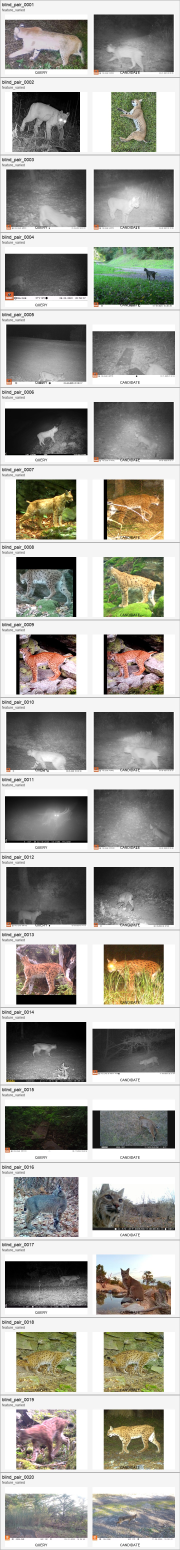
#> input picture paper/photos/blind_reliability_contact_sheets/batch_01_blind_pair_0001_blind_pair_0020.jpg, 720 x 6200 px (shown at 1/4 size)
$ python -i build_phase19_bobcat_wild_pixel_clarity_queue.py   (imports and definitions only)
#> lines starting #> are read from the running program, lines starting #| are printed output that depends on the picture
#!/usr/bin/env python3
"""Build a pixel-based Bobcat-wild clarity queue.

This re-scores the body-gate queue by reading pixels from the original images.
It avoids fixed absolute thresholds as much as possible: images are ranked by
within-dataset percentiles of multi-scale sharpness and high-frequency detail.
"""

from __future__ import annotations

import csv
import json
import math
from datetime import datetime, timezone
from pathlib import Path
from typing import Any

import numpy as np
import pandas as pd
from PIL import Image, ImageFilter


PROJECT_ROOT = Path(__file__).resolve().parents[1]
INPUT = PROJECT_ROOT / "outputs/phase19/phase19_bobcat_wild_body_gate/bobcat_wild_blur_pass_body_gate_queue.csv"
OUT_DIR = PROJECT_ROOT / "outputs/phase19/phase19_bobcat_wild_pixel_clarity_v2"


def laplacian_variance(gray: np.ndarray) -> float:
    if gray.shape[0] < 3 or gray.shape[1] < 3:
        return 0.0
    lap = (
        -4.0 * gray[1:-1, 1:-1]
        + gray[:-2, 1:-1]
        + gray[2:, 1:-1]
        + gray[1:-1, :-2]
        + gray[1:-1, 2:]
    )
    return float(np.var(lap))


def gradient_metrics(gray: np.ndarray) -> tuple[float, float, float]:
    if gray.shape[0] < 2 or gray.shape[1] < 2:
        return 0.0, 0.0, 0.0
    dx = np.diff(gray, axis=1)
    dy = np.diff(gray, axis=0)
    grad = np.sqrt(dx[:-1, :] ** 2 + dy[:, :-1] ** 2)
    return float(np.mean(grad)), float(np.percentile(grad, 90)), float(np.mean(grad > 18.0))


def local_contrast(gray: np.ndarray, grid: int = 8) -> float:
    h, w = gray.shape
    values: list[float] = []
    for y0 in np.linspace(0, h, grid + 1, dtype=int)[:-1]:
        y1 = min(h, y0 + max(1, h // grid))
        for x0 in np.linspace(0, w, grid + 1, dtype=int)[:-1]:
            x1 = min(w, x0 + max(1, w // grid))
            tile = gray[y0:y1, x0:x1]
            if tile.size:
                values.append(float(np.std(tile)))
    return float(np.median(values)) if values else 0.0


def pixel_metrics(path: Path) -> dict[str, Any]:
    with Image.open(path) as image:
#> image is the input picture: PIL image 720x6200 RGB; mean R, G, B 167.3, 165.8, 159.4
        image = image.convert("RGB")
        width, height = image.size
#> width = 720; height = 6200
        resized = image.copy()
        resized.thumbnail((768, 768))
        gray_image = resized.convert("L")
        blurred = gray_image.filter(ImageFilter.GaussianBlur(radius=1.4))
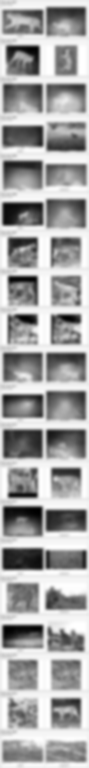
#> blurred: PIL image 89x768 L; min 0, max 255, mean 165.5
        gray = np.asarray(gray_image, dtype=np.float32)
        blur_gray = np.asarray(blurred, dtype=np.float32)
        grad_mean, grad_p90, edge_density = gradient_metrics(gray)
#> in gradient_metrics, `grad = np.sqrt(dx[:-1, :] ** 2 + dy[:, :-1] ** 2)`:
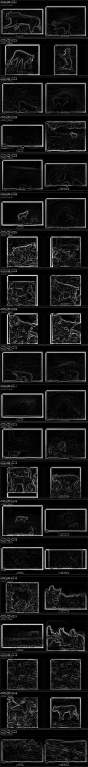
#> grad: shape (767, 88) float32; min 0, max 258.4, mean 24.4; drawn with min black and max white
#> grad_mean = 24.4; grad_p90 = 70.11; edge_density = 0.357

        cx0 = int(gray.shape[1] * 0.10)
#> cx0 = 8
        cx1 = int(gray.shape[1] * 0.90)
#> cx1 = 80
        cy0 = int(gray.shape[0] * 0.10)
#> cy0 = 76
        cy1 = int(gray.shape[0] * 0.90)
#> cy1 = 691
        center = gray[cy0:cy1, cx0:cx1]
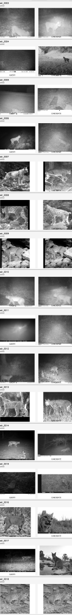
#> center: shape (615, 72) float32; min 0, max 255, mean 155.9
        c_grad_mean, c_grad_p90, c_edge_density = gradient_metrics(center)
#> in gradient_metrics (call 2), `dy = np.diff(gray, axis=0)`:
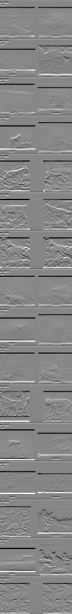
#> dy: shape (614, 72) float32; min -215, max 193, mean 0; drawn with min black and max white
#> in gradient_metrics (call 2), `grad = np.sqrt(dx[:-1, :] ** 2 + dy[:, :-1] ** 2)`:
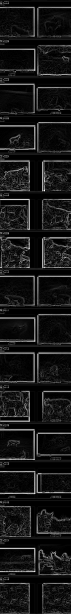
#> grad: shape (614, 71) float32; min 0, max 258.4, mean 23.8; drawn with min black and max white
#> c_grad_mean = 23.83; c_grad_p90 = 67.8; c_edge_density = 0.353

        return {
            "pixel_width": width,
            "pixel_height": height,
            "pixel_megapixels": round((width * height) / 1_000_000, 4),
            "pixel_laplacian_var": round(laplacian_variance(gray), 4),
            "pixel_gradient_mean": round(grad_mean, 4),
            "pixel_gradient_p90": round(grad_p90, 4),
            "pixel_edge_density": round(edge_density, 6),
            "pixel_highfreq_residual_std": round(float(np.std(gray - blur_gray)), 4),
            "pixel_local_contrast_median": round(local_contrast(gray), 4),
            "pixel_center_laplacian_var": round(laplacian_variance(center), 4),
            "pixel_center_gradient_mean": round(c_grad_mean, 4),
            "pixel_center_gradient_p90": round(c_grad_p90, 4),
            "pixel_center_edge_density": round(c_edge_density, 6),
        }
#> in laplacian_variance, `lap = ( -4.0 * gray[1:-1, 1:-1] + gray[:-2, 1:-1] + gray[2:, 1:-1] + g..`:
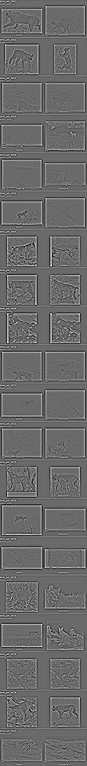
#> lap: shape (766, 87) float32; min -297, max 413, mean -0.3; drawn with min black and max white
#> in local_contrast, `h, w = gray.shape`: h = 768; w = 89
#> the loop in local_contrast, `for y0 in np.linspace(0, h, grid + 1, dtype=int)[:-1]:` made 8 passes
#> y1 on passes 1 to 8: 96, 192, 288, 384, 480, 576, 672, 768
#> after the loop in local_contrast, `for y0 in np.linspace(0, h, grid + 1, dtype=int)[:-1]:`: values = 64 values, max 102.8 at index 43, min 52.56 at index 57, mean 74.33
#> in laplacian_variance (call 2), `lap = ( -4.0 * gray[1:-1, 1:-1] + gray[:-2, 1:-1] + gray[2:, 1:-1] + g..`:
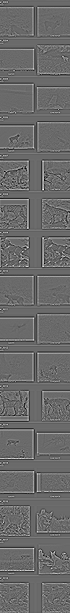
#> lap: shape (613, 70) float32; min -297, max 413, mean 0; drawn with min black and max white


def rank01(series: pd.Series) -> pd.Series:
    return series.rank(method="average", pct=True).fillna(0.0)


# [104 lines left out: function main, not called in this run]


# [2 lines not run here, left out]

>>> result = pixel_metrics('../paper/photos/blind_reliability_contact_sheets/batch_01_blind_pair_0001_blind_pair_0020.jpg')
#> result = 13 items

$ run again, on paper/photos/blind_reliability_contact_sheets/batch_02_blind_pair_0021_blind_pair_0040.jpg
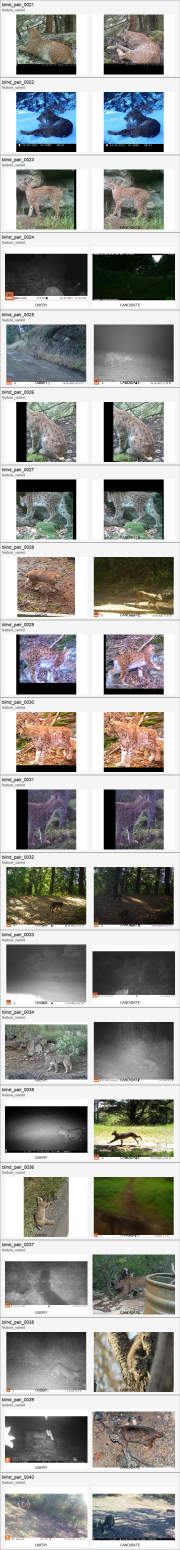
#> input picture paper/photos/blind_reliability_contact_sheets/batch_02_blind_pair_0021_blind_pair_0040.jpg, 720 x 6200 px (shown at 1/4 size)
#> in pixel_metrics, image is the input picture: PIL image 720x6200 RGB; mean R, G, B 161.2, 161.1, 157.6
#> grad_mean = 25.65; grad_p90 = 71.57; edge_density = 0.393
#> dx: shape (615, 71) float32
#> dy: shape (614, 72) float32
#> in gradient_metrics (call 2), `grad = np.sqrt(dx[:-1, :] ** 2 + dy[:, :-1] ** 2)`:
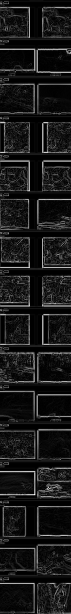
#> grad: shape (614, 71) float32; min 0, max 253.8, mean 25
#> c_grad_mean = 25; c_grad_p90 = 69.12; c_edge_density = 0.395
#> h = 768; w = 89
#> the loop in local_contrast, `for y0 in np.linspace(0, h, grid + 1, dtype=int)[:-1]:` made 8 passes
#> y1 on passes 1 to 8: 96, 192, 288, 384, 480, 576, 672, 768
#> after the loop in local_contrast, `for y0 in np.linspace(0, h, grid + 1, dtype=int)[:-1]:`: values = 64 values, max 101 at index 36, min 58.35 at index 0, mean 75.23
#> in laplacian_variance (call 2), `lap = ( -4.0 * gray[1:-1, 1:-1] + gray[:-2, 1:-1] + gray[2:, 1:-1] + g..`:
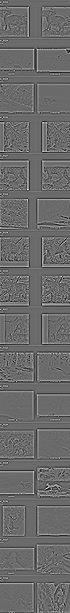
#> lap: shape (613, 70) float32; min -301, max 416, mean 0.1; drawn with min black and max white
#> result = 13 items

$ run again, on paper/photos/blind_reliability_contact_sheets/batch_03_blind_pair_0041_blind_pair_0060.jpg
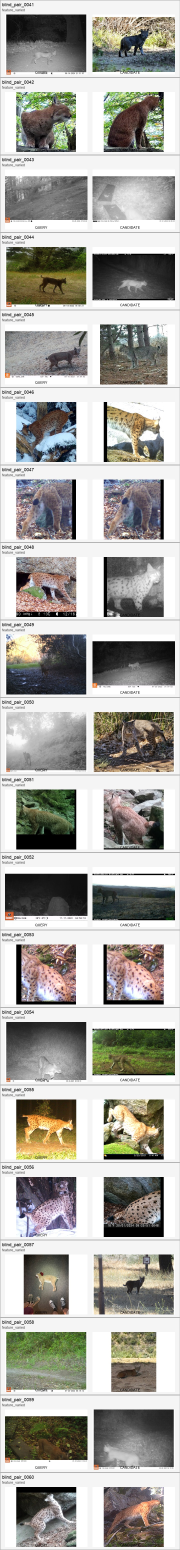
#> input picture paper/photos/blind_reliability_contact_sheets/batch_03_blind_pair_0041_blind_pair_0060.jpg, 720 x 6200 px (shown at 1/4 size)
#> in pixel_metrics, image is the input picture: PIL image 720x6200 RGB; mean R, G, B 170.2, 168.6, 163
#> grad_mean = 25.64; grad_p90 = 71.85; edge_density = 0.394
#> dx: shape (615, 71) float32
#> dy: shape (614, 72) float32
#> in gradient_metrics (call 2), `grad = np.sqrt(dx[:-1, :] ** 2 + dy[:, :-1] ** 2)`:
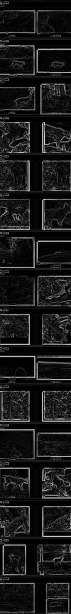
#> grad: shape (614, 71) float32; min 0, max 219.1, mean 25.6
#> c_grad_mean = 25.63; c_grad_p90 = 70.72; c_edge_density = 0.406
#> h = 768; w = 89
#> the loop in local_contrast, `for y0 in np.linspace(0, h, grid + 1, dtype=int)[:-1]:` made 8 passes
#> y1 on passes 1 to 8: 96, 192, 288, 384, 480, 576, 672, 768
#> after the loop in local_contrast, `for y0 in np.linspace(0, h, grid + 1, dtype=int)[:-1]:`: values = 64 values, max 100.3 at index 35, min 51.08 at index 16, mean 74.69
#> in laplacian_variance (call 2), `lap = ( -4.0 * gray[1:-1, 1:-1] + gray[:-2, 1:-1] + gray[2:, 1:-1] + g..`:
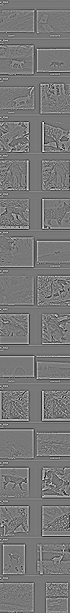
#> lap: shape (613, 70) float32; min -324, max 360, mean 0; drawn with min black and max white
#> result = 13 items

$ run again, on paper/photos/blind_reliability_contact_sheets/batch_04_blind_pair_0061_blind_pair_0080.jpg
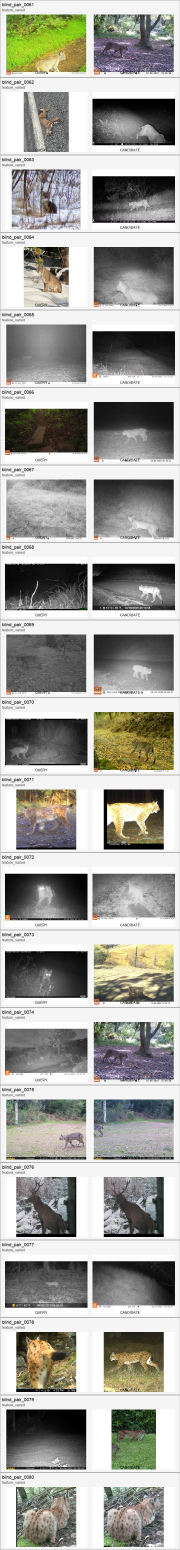
#> input picture paper/photos/blind_reliability_contact_sheets/batch_04_blind_pair_0061_blind_pair_0080.jpg, 720 x 6200 px (shown at 1/4 size)
#> in pixel_metrics, image is the input picture: PIL image 720x6200 RGB; mean R, G, B 165.1, 164.6, 158.8
#> grad_mean = 24.53; grad_p90 = 70.52; edge_density = 0.365
#> dx: shape (615, 71) float32
#> dy: shape (614, 72) float32
#> grad: shape (614, 71) float32
#> c_grad_mean = 23.84; c_grad_p90 = 67.19; c_edge_density = 0.36
#> h = 768; w = 89
#> the loop in local_contrast, `for y0 in np.linspace(0, h, grid + 1, dtype=int)[:-1]:` made 8 passes
#> y1 on passes 1 to 8: 96, 192, 288, 384, 480, 576, 672, 768
#> after the loop in local_contrast, `for y0 in np.linspace(0, h, grid + 1, dtype=int)[:-1]:`: values = 64 values, max 99.45 at index 55, min 46.22 at index 60, mean 73.73
#> in laplacian_variance (call 2), `lap = ( -4.0 * gray[1:-1, 1:-1] + gray[:-2, 1:-1] + gray[2:, 1:-1] + g..`:
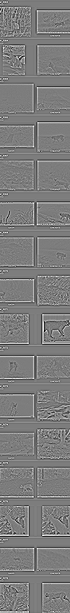
#> lap: shape (613, 70) float32; min -329, max 341, mean 0.1; drawn with min black and max white
#> result = 13 items
